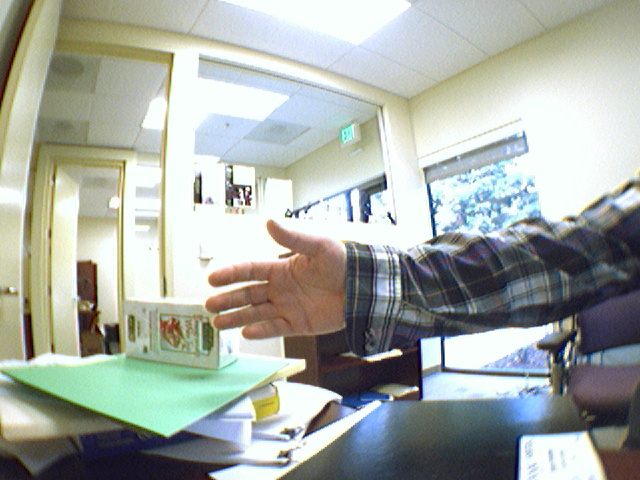
#> input picture image/OpticalFlow0.jpg, 640 x 480 px, found by its file name
$ python sample5-4.py
#> lines starting #> are read from the running program, lines starting #| are printed output that depends on the picture; after the words box and inside, x2 and y2 are one past the last pixel; in counts of white or black regions, pixels touching at a corner belong together
import cv2
import numpy as np

if __name__ == '__main__':
	threshold = 255
	threshold_type = cv2.THRESH_BINARY_INV
	adaptive_method = cv2.ADAPTIVE_THRESH_GAUSSIAN_C
	block_size = 11
	offset = 2
	ll = './image/OpticalFlow0.jpg'
	img = cv2.imread(ll)
#> img is the input picture: shape (480, 640, 3); mean B, G, R 164.4, 171.2, 165.4
	img_gray = cv2.cvtColor(img, cv2.COLOR_BGR2GRAY)
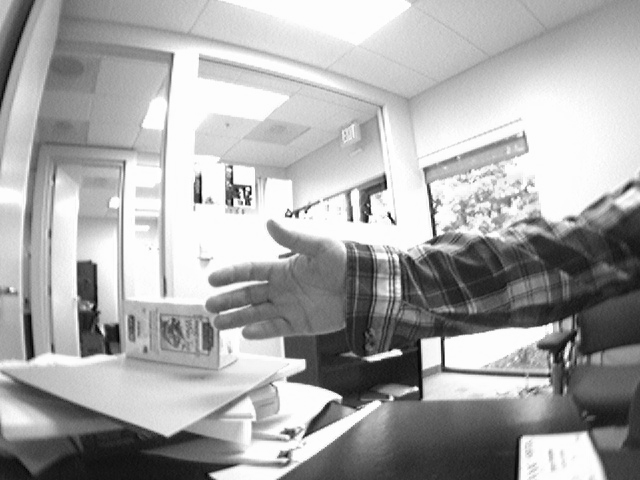
#> img_gray: shape (480, 640); min 0, max 255, mean 168.7

	ret,It = cv2.threshold(img_gray,240,255,threshold_type)
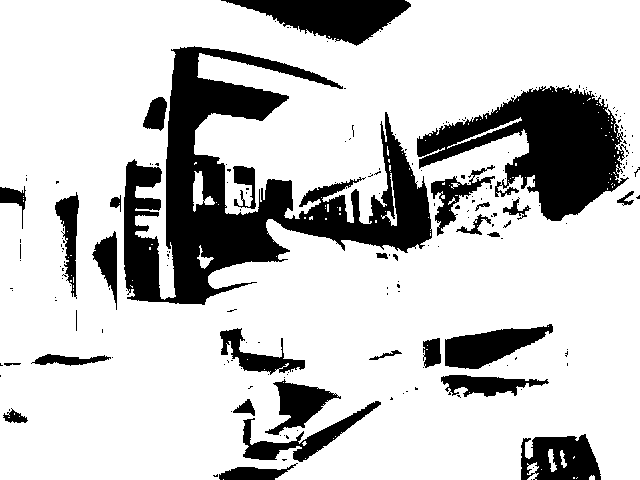
#> It: shape (480, 640); 78% white; 203 black regions (171 under 20 px), largest, box (x1, y1, x2, y2) and area: (124, 46, 432, 305) 28921, (417, 86, 629, 221) 13821, (221, 0, 411, 46) 4640
	Iat = cv2.adaptiveThreshold(img_gray,threshold,adaptive_method,threshold_type,block_size,offset)
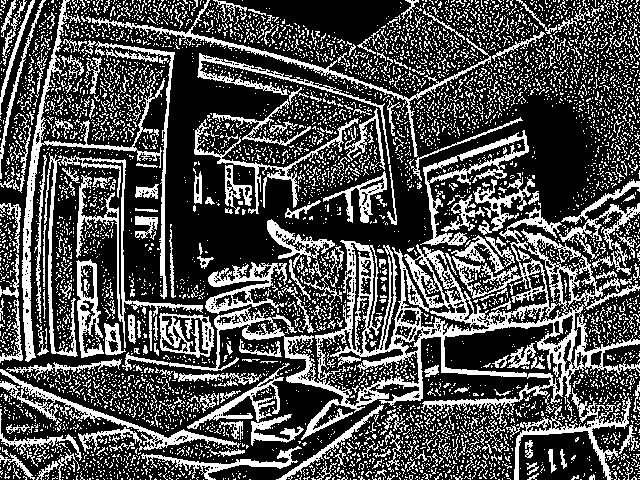
#> Iat: shape (480, 640); 31% white in thin lines or dots

	cv2.namedWindow("RAW",1)
	cv2.namedWindow("Threshold",1)
	cv2.namedWindow("Adaptive Threshold",1)

	cv2.imshow("RAW",img)
	cv2.imshow("Threshold",It)
	cv2.imshow("Adaptive Threshold",Iat)

	while True:
		c = cv2.waitKey(0)
#> (key Esc is pressed here)
		if c == 27:
			break

	cv2.destroyAllWindows()

$ run again, with image/OpticalFlow1.jpg copied over image/OpticalFlow0.jpg
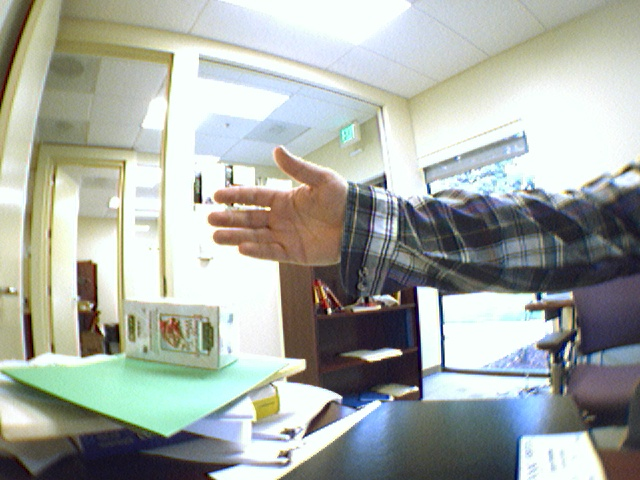
#> input picture image/OpticalFlow1.jpg, 640 x 480 px, found by its file name
#> img is the input picture: shape (480, 640, 3); mean B, G, R 164.8, 171.5, 166.5
#> `ret,It = cv2.threshold(img_gray,240,255,threshold_type)`:
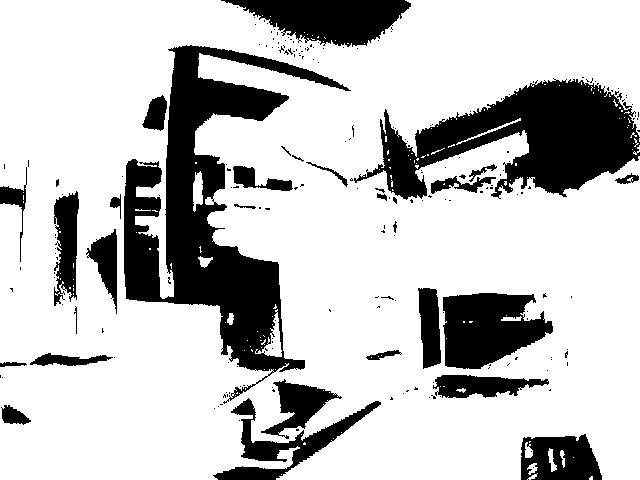
#> It: shape (480, 640); 76.5% white; 214 black regions (184 under 20 px), largest, box (x1, y1, x2, y2) and area: (124, 45, 351, 404) 24881, (354, 78, 640, 200) 16872, (443, 293, 553, 369) 5962
#> `Iat = cv2.adaptiveThreshold(img_gray,threshold,adaptive_method,thresho..`:
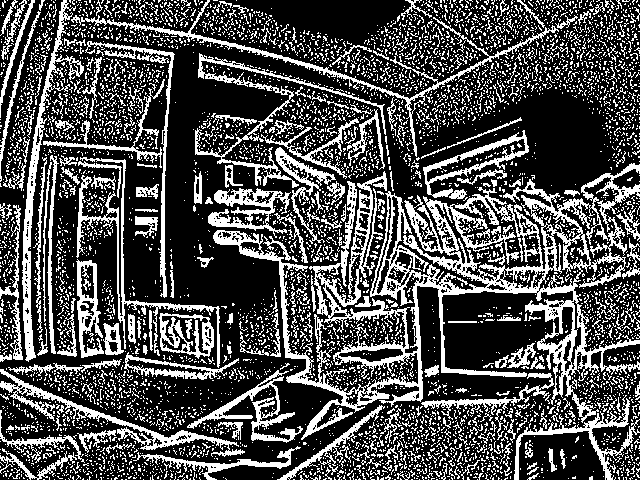
#> Iat: shape (480, 640); 30.4% white in thin lines or dots

$ run again, with image/BlueCup.jpg copied over image/OpticalFlow0.jpg
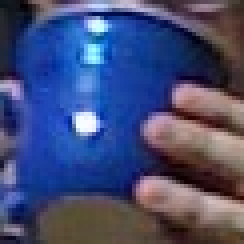
#> input picture image/BlueCup.jpg, 61 x 61 px, found by its file name (shown 4 times larger)
#> img is the input picture: shape (61, 61, 3); mean B, G, R 117.6, 76.4, 68
#> `ret,It = cv2.threshold(img_gray,240,255,threshold_type)`:
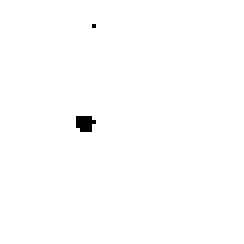
#> It: shape (61, 61) (shown 4 times larger); 99.5% white; 2 black regions (2 under 20 px)
#> `Iat = cv2.adaptiveThreshold(img_gray,threshold,adaptive_method,thresho..`:
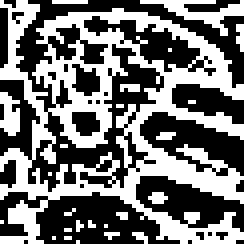
#> Iat: shape (61, 61) (shown 4 times larger); 45.2% white in thin lines or dots
